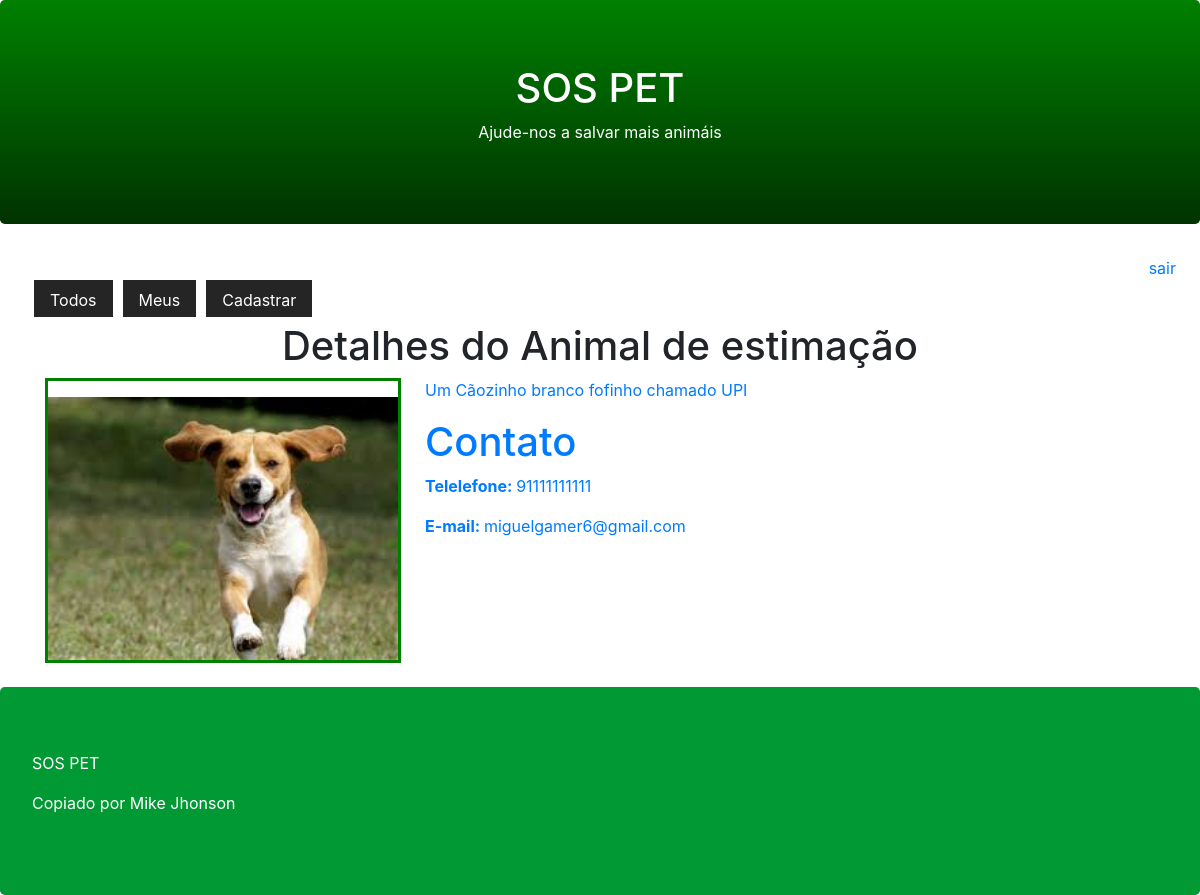
Page /pet/detail/2/ on the earlier database version.
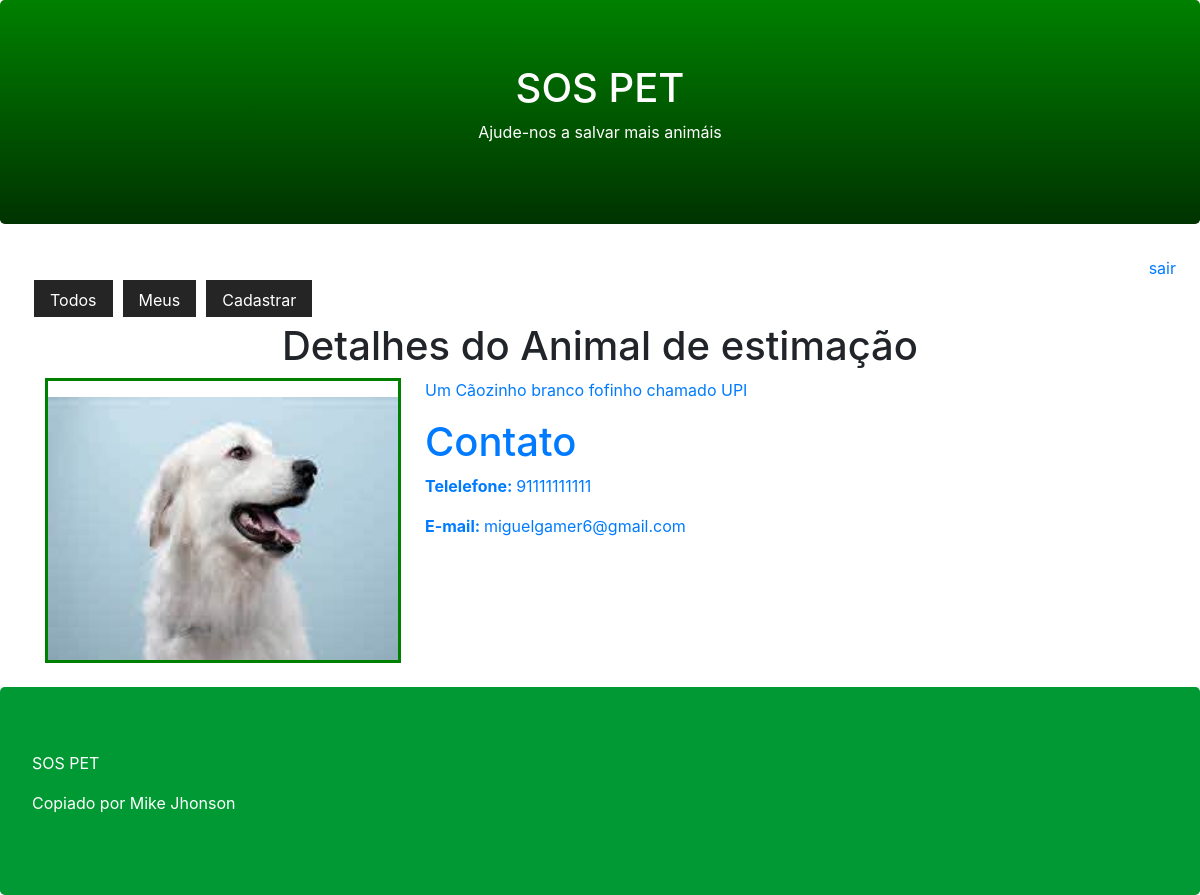
Same page on the later database version.
### core/models.py (models this page shows, shortened)
class Pet(models.Model):
    city = models.CharField(max_length=100)
    description = models.TextField()
    phone = models.CharField(max_length=11)
    email = models.EmailField()
    begin_date = models.DateTimeField(auto_now_add=True)
    photo = models.ImageField(upload_to='pet')
    active = models.BooleanField(default=True)
    user = models.ForeignKey(User, on_delete=models.CASCADE)

### core/views.py (the view)
# urls.py: path('pet/detail/<id>/', views.pet_detail),
def pet_detail(request, id):
    pet = Pet.objects.get(active=True, id=id)
    return render(request, 'pet.html', {'pet':pet})

### templates/pet.html (shortened to what this page needs)
{% extends "model-page.html" %}
{% block content %}
<h1 class="text-center">Detalhes do Animal de estimação</h1>
<div class="modal fade" id="modal_confirm">
    <div class="modal-dialog modal-dialog-centered">
      <div class="modal-content">
        <div class="modal-body text-right">
         <a href="/pet/delete/{{ pet.id}}/">
        </div>
      </div>
    </div>
  </div>
<div class="container mp-4 mb-4">
    <div class="row">
        <div class="col-sm-4">
            <div style="border-color: green; border-style: solid; width: 356px; height: 100%">
                <img src="{{ pet.photo.url }}" width="350" height="263" style="margin-top: 16px;">
            </div>
        </div>
        <div class="col-sm-8">
           <p>{{ pet.description }}</p>
           <h1>Contato</h1>
           <p><b>Telelefone: </b>{{ pet.phone}}</p>
           <p><b>E-mail: </b>{{ pet.email }}</p>
        </div>
    </div>
</div>
{% endblock %}

Differences in the rows shown:
changed Pet "Um Cãozinho branco fofinho chamado UPI": photo: a different picture
